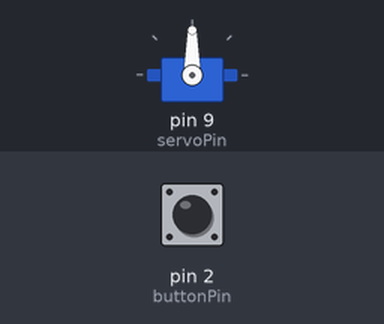
A sketch run on a simulated Arduino Uno, built with avr-gcc and run on an emulated ATmega328P. Parts: servo. The inputs (shaded band) are chosen by the test bench; at power-on: pin 2 (buttonPin) HIGH.

Above: at 1.2 s.
1.3 s: pin 2 (buttonPin) pulled LOW for 0.15 s
At 2.5 s:
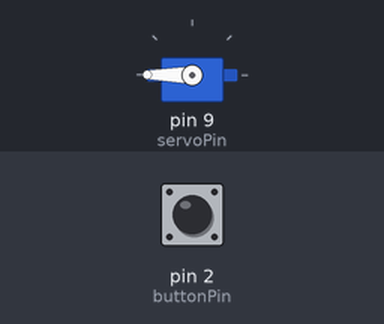
2.9 s: pin 2 (buttonPin) pulled LOW for 1 s
At 3.9 s:
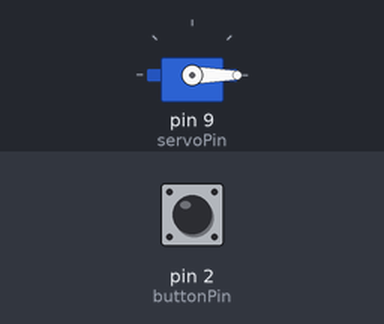
5.4 s: pin 2 (buttonPin) pulled LOW for 3.2 s
At 5.8 s:
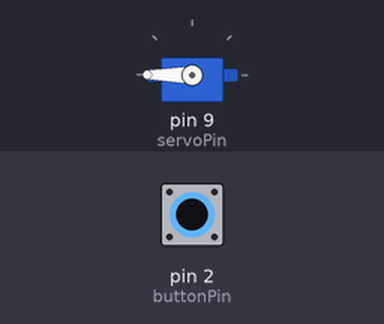
Timing chart, 0 to 8.4 s (numbered marks = the images above; inputs shaded):
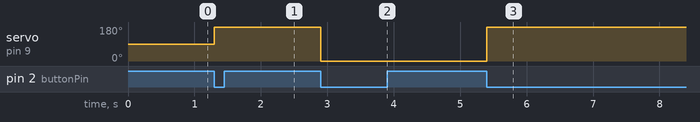

The sketch:

ServoMotorGiro180Graus.ino
```cpp
#include <Servo.h>

Servo myservo;
int buttonPin = 2; // Pino do botão
int servoPin = 9; // Pino do servo motor
int buttonState = HIGH;
int lastButtonState = HIGH;
bool servoState = false;

void setup() {
  myservo.attach(servoPin);
  pinMode(buttonPin, INPUT_PULLUP);
}

void loop() {
  buttonState = digitalRead(buttonPin);
  if (buttonState != lastButtonState) {
    if (buttonState == LOW) {
      servoState = !servoState;
      if (servoState) {
        myservo.write(180);
      } else {
        myservo.write(0);
      }
    }
    delay(50);
  }
  lastButtonState = buttonState;
}
```

Measured:
- after the input at 1.3 s, servo on pin 9 (servoPin): 90° → 180° at once
- after the input at 2.9 s, servo on pin 9 (servoPin): 180° → 0° at once
- after the input at 5.4 s, servo on pin 9 (servoPin): 0° → 180° at once
